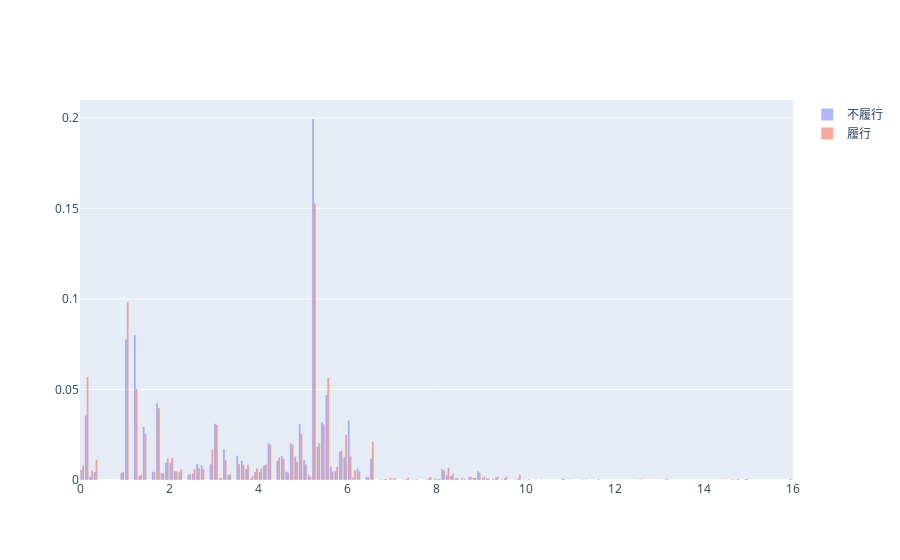

The code cell stored with this chart in its notebook:
### Code cell
fig = go.Figure()
mean_0 = train_data[train_data["MIS_Status"]==0]["Approval_Fedfunds"].mean()
mean_1 = train_data[train_data["MIS_Status"]==1]["Approval_Fedfunds"].mean()
print(f"不履行平均： {mean_0}")
print(f"履行平均： {mean_1}")
fig.add_trace(go.Histogram(x=train_data[train_data["MIS_Status"]==0]["Approval_Fedfunds"], histnorm='probability', opacity=0.5, name="不履行"))
fig.add_trace(go.Histogram(x=train_data[train_data["MIS_Status"]==1]["Approval_Fedfunds"], histnorm='probability', opacity=0.5, name="履行"))
fig.show()

### Figure 1 — Plotly figure (JSON) as saved in the notebook; plotly's stock layout.template omitted (floating-point values rounded to 4 significant figures; data arrays with more than 128 entries replaced by an {"elided": "..."} marker saying what was removed)
{"data": [{"histnorm": "probability", "name": "不履行", "opacity": 0.5, "type": "histogram", "x": {"elided": "4540 float values"}}, {"histnorm": "probability", "name": "履行", "opacity": 0.5, "type": "histogram", "x": {"elided": "37767 float values"}}], "layout": {"autosize": true, "xaxis": {"autorange": true, "range": [1.069e-15, 16.0], "type": "linear"}, "yaxis": {"autorange": true, "range": [0, 0.2098]}}}
